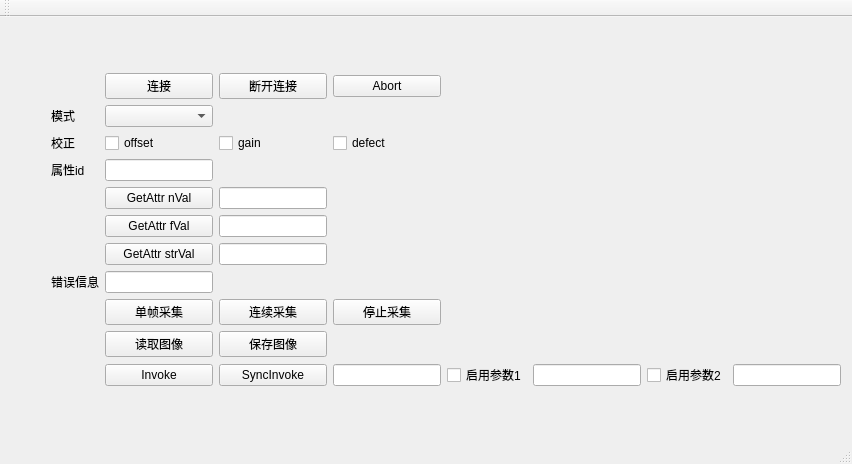
<?xml version="1.0" encoding="UTF-8"?>
<ui version="4.0">
 <class>IRayDetectorWidgetClass</class>
 <widget class="QMainWindow" name="IRayDetectorWidgetClass">
  <property name="geometry">
   <rect>
    <x>0</x>
    <y>0</y>
    <width>852</width>
    <height>464</height>
   </rect>
  </property>
  <property name="windowTitle">
   <string>IRayDetectorWidget</string>
  </property>
  <widget class="QWidget" name="centralWidget">
   <layout class="QGridLayout" name="gridLayout">
    <item row="0" column="2">
     <spacer name="verticalSpacer_2">
      <property name="orientation">
       <enum>Qt::Vertical</enum>
      </property>
      <property name="sizeHint" stdset="0">
       <size>
        <width>20</width>
        <height>40</height>
       </size>
      </property>
     </spacer>
    </item>
    <item row="4" column="2">
     <widget class="QLineEdit" name="lineEdit_nAttrID"/>
    </item>
    <item row="3" column="1">
     <widget class="QLabel" name="label_4">
      <property name="text">
       <string>校正</string>
      </property>
     </widget>
    </item>
    <item row="1" column="4">
     <widget class="QPushButton" name="pushButton_Abort">
      <property name="text">
       <string>Abort</string>
      </property>
     </widget>
    </item>
    <item row="11" column="7">
     <widget class="QCheckBox" name="checkBox_nParam2">
      <property name="text">
       <string>启用参数2</string>
      </property>
     </widget>
    </item>
    <item row="10" column="2">
     <widget class="QPushButton" name="pushButton_readImage">
      <property name="text">
       <string>读取图像</string>
      </property>
     </widget>
    </item>
    <item row="12" column="2">
     <spacer name="verticalSpacer">
      <property name="orientation">
       <enum>Qt::Vertical</enum>
      </property>
      <property name="sizeHint" stdset="0">
       <size>
        <width>20</width>
        <height>40</height>
       </size>
      </property>
     </spacer>
    </item>
    <item row="3" column="4">
     <widget class="QCheckBox" name="checkBox_defect">
      <property name="text">
       <string>defect</string>
      </property>
     </widget>
    </item>
    <item row="3" column="0">
     <spacer name="horizontalSpacer">
      <property name="orientation">
       <enum>Qt::Horizontal</enum>
      </property>
      <property name="sizeHint" stdset="0">
       <size>
        <width>40</width>
        <height>20</height>
       </size>
      </property>
     </spacer>
    </item>
    <item row="1" column="2">
     <widget class="QPushButton" name="pushButton_connect">
      <property name="text">
       <string>连接</string>
      </property>
     </widget>
    </item>
    <item row="2" column="1">
     <widget class="QLabel" name="label">
      <property name="text">
       <string>模式</string>
      </property>
     </widget>
    </item>
    <item row="9" column="2">
     <widget class="QPushButton" name="pushButton_clearAcq">
      <property name="text">
       <string>单帧采集</string>
      </property>
     </widget>
    </item>
    <item row="11" column="6">
     <widget class="QLineEdit" name="lineEdit_nParam1"/>
    </item>
    <item row="4" column="1">
     <widget class="QLabel" name="label_3">
      <property name="text">
       <string>属性id</string>
      </property>
     </widget>
    </item>
    <item row="8" column="2">
     <widget class="QLineEdit" name="lineEdit_msg"/>
    </item>
    <item row="9" column="3">
     <widget class="QPushButton" name="pushButton_StartAcq">
      <property name="text">
       <string>连续采集</string>
      </property>
     </widget>
    </item>
    <item row="6" column="2">
     <widget class="QPushButton" name="pushButton_fVal">
      <property name="text">
       <string>GetAttr fVal</string>
      </property>
     </widget>
    </item>
    <item row="11" column="8">
     <widget class="QLineEdit" name="lineEdit_nParam2"/>
    </item>
    <item row="5" column="3">
     <widget class="QLineEdit" name="lineEdit_nVal"/>
    </item>
    <item row="3" column="2">
     <widget class="QCheckBox" name="checkBox_offset">
      <property name="text">
       <string>offset</string>
      </property>
     </widget>
    </item>
    <item row="10" column="3">
     <widget class="QPushButton" name="pushButton_saveImage">
      <property name="text">
       <string>保存图像</string>
      </property>
     </widget>
    </item>
    <item row="11" column="3">
     <widget class="QPushButton" name="pushButton_SyncInvoke">
      <property name="text">
       <string>SyncInvoke</string>
      </property>
     </widget>
    </item>
    <item row="11" column="5">
     <widget class="QCheckBox" name="checkBox_nParam1">
      <property name="text">
       <string>启用参数1</string>
      </property>
     </widget>
    </item>
    <item row="6" column="3">
     <widget class="QLineEdit" name="lineEdit_fVal"/>
    </item>
    <item row="5" column="2">
     <widget class="QPushButton" name="pushButton_nVal">
      <property name="text">
       <string>GetAttr nVal</string>
      </property>
     </widget>
    </item>
    <item row="9" column="4">
     <widget class="QPushButton" name="pushButton_StopAcq">
      <property name="text">
       <string>停止采集</string>
      </property>
     </widget>
    </item>
    <item row="11" column="2">
     <widget class="QPushButton" name="pushButton_Invoke">
      <property name="text">
       <string>Invoke</string>
      </property>
     </widget>
    </item>
    <item row="3" column="3">
     <widget class="QCheckBox" name="checkBox_gain">
      <property name="text">
       <string>gain</string>
      </property>
     </widget>
    </item>
    <item row="1" column="3">
     <widget class="QPushButton" name="pushButton_disconnect">
      <property name="text">
       <string>断开连接</string>
      </property>
     </widget>
    </item>
    <item row="7" column="2">
     <widget class="QPushButton" name="pushButton_strVal">
      <property name="text">
       <string>GetAttr strVal</string>
      </property>
     </widget>
    </item>
    <item row="7" column="3">
     <widget class="QLineEdit" name="lineEdit_strVal"/>
    </item>
    <item row="8" column="1">
     <widget class="QLabel" name="label_2">
      <property name="text">
       <string>错误信息</string>
      </property>
     </widget>
    </item>
    <item row="2" column="2">
     <widget class="QComboBox" name="comboBox_mode"/>
    </item>
    <item row="11" column="4">
     <widget class="QLineEdit" name="lineEdit_cmdId"/>
    </item>
    <item row="3" column="8">
     <spacer name="horizontalSpacer_2">
      <property name="orientation">
       <enum>Qt::Horizontal</enum>
      </property>
      <property name="sizeHint" stdset="0">
       <size>
        <width>40</width>
        <height>20</height>
       </size>
      </property>
     </spacer>
    </item>
   </layout>
  </widget>
  <widget class="QMenuBar" name="menuBar">
   <property name="geometry">
    <rect>
     <x>0</x>
     <y>0</y>
     <width>852</width>
     <height>21</height>
    </rect>
   </property>
  </widget>
  <widget class="QToolBar" name="mainToolBar">
   <attribute name="toolBarArea">
    <enum>TopToolBarArea</enum>
   </attribute>
   <attribute name="toolBarBreak">
    <bool>false</bool>
   </attribute>
  </widget>
  <widget class="QStatusBar" name="statusBar"/>
 </widget>
 <layoutdefault spacing="6" margin="11"/>
 <resources/>
 <connections/>
</ui>
